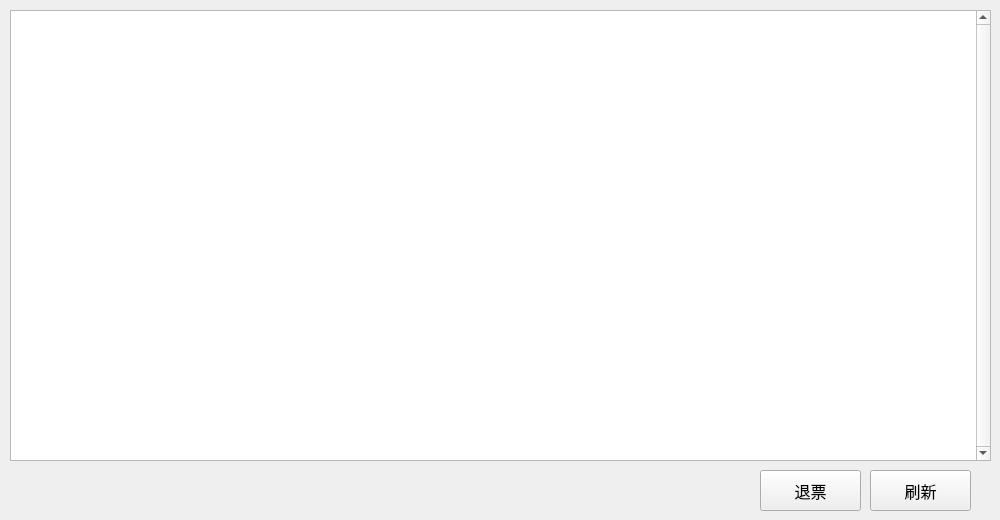
    <widget class="QWidget" name="tab_2">
     <attribute name="title">
      <string>已购车票</string>
     </attribute>
     <widget class="QTableWidget" name="ticketTable">
      <property name="geometry">
       <rect>
        <x>10</x>
        <y>10</y>
        <width>981</width>
        <height>451</height>
       </rect>
      </property>
      <property name="font">
       <font>
        <family>微软雅黑</family>
        <pointsize>11</pointsize>
       </font>
      </property>
      <property name="styleSheet">
       <string notr="true">QTableWidget{ gridline-color : rgba(255, 255, 255, 0)}</string>
      </property>
      <property name="frameShape">
       <enum>QFrame::StyledPanel</enum>
      </property>
      <property name="frameShadow">
       <enum>QFrame::Sunken</enum>
      </property>
      <property name="lineWidth">
       <number>0</number>
      </property>
      <property name="verticalScrollBarPolicy">
       <enum>Qt::ScrollBarAlwaysOn</enum>
      </property>
      <property name="horizontalScrollBarPolicy">
       <enum>Qt::ScrollBarAsNeeded</enum>
      </property>
      <property name="autoScroll">
       <bool>true</bool>
      </property>
      <property name="editTriggers">
       <set>QAbstractItemView::NoEditTriggers</set>
      </property>
      <property name="alternatingRowColors">
       <bool>true</bool>
      </property>
      <property name="selectionMode">
       <enum>QAbstractItemView::SingleSelection</enum>
      </property>
      <property name="selectionBehavior">
       <enum>QAbstractItemView::SelectRows</enum>
      </property>
      <property name="showGrid">
       <bool>false</bool>
      </property>
      <property name="gridStyle">
       <enum>Qt::NoPen</enum>
      </property>
      <property name="sortingEnabled">
       <bool>false</bool>
      </property>
      <attribute name="horizontalHeaderVisible">
       <bool>false</bool>
      </attribute>
      <attribute name="horizontalHeaderStretchLastSection">
       <bool>true</bool>
      </attribute>
      <attribute name="verticalHeaderVisible">
       <bool>false</bool>
      </attribute>
     </widget>
     <widget class="QPushButton" name="bReturn">
      <property name="geometry">
       <rect>
        <x>760</x>
        <y>470</y>
        <width>101</width>
        <height>41</height>
       </rect>
      </property>
      <property name="font">
       <font>
        <family>微软雅黑</family>
        <pointsize>12</pointsize>
       </font>
      </property>
      <property name="text">
       <string>退票</string>
      </property>
     </widget>
     <widget class="QPushButton" name="bRefresh">
      <property name="geometry">
       <rect>
        <x>870</x>
        <y>470</y>
        <width>101</width>
        <height>41</height>
       </rect>
      </property>
      <property name="font">
       <font>
        <family>微软雅黑</family>
        <pointsize>12</pointsize>
       </font>
      </property>
      <property name="text">
       <string>刷新</string>
      </property>
     </widget>
    </widget>
